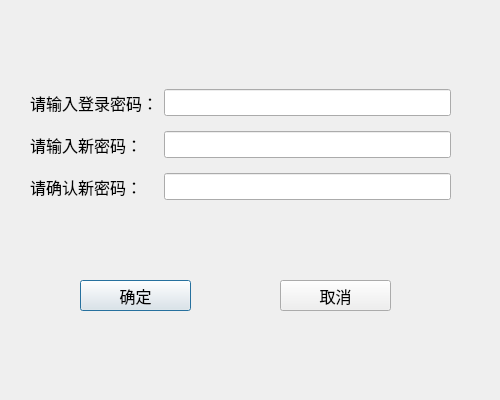
<?xml version="1.0" encoding="UTF-8"?>
<ui version="4.0">
 <class>pwdChangeDialog</class>
 <widget class="QDialog" name="pwdChangeDialog">
  <property name="geometry">
   <rect>
    <x>0</x>
    <y>0</y>
    <width>500</width>
    <height>400</height>
   </rect>
  </property>
  <property name="windowTitle">
   <string>修改密码</string>
  </property>
  <widget class="QWidget" name="gridLayoutWidget">
   <property name="geometry">
    <rect>
     <x>30</x>
     <y>80</y>
     <width>421</width>
     <height>131</height>
    </rect>
   </property>
   <layout class="QGridLayout" name="gridLayout">
    <item row="1" column="0">
     <widget class="QLabel" name="label_2">
      <property name="font">
       <font>
        <pointsize>12</pointsize>
       </font>
      </property>
      <property name="text">
       <string>请输入新密码：</string>
      </property>
     </widget>
    </item>
    <item row="2" column="1">
     <widget class="QLineEdit" name="newPwdCLineEdit">
      <property name="font">
       <font>
        <pointsize>12</pointsize>
       </font>
      </property>
      <property name="echoMode">
       <enum>QLineEdit::Password</enum>
      </property>
     </widget>
    </item>
    <item row="1" column="1">
     <widget class="QLineEdit" name="newPwdLineEdit">
      <property name="font">
       <font>
        <pointsize>12</pointsize>
       </font>
      </property>
      <property name="echoMode">
       <enum>QLineEdit::Password</enum>
      </property>
     </widget>
    </item>
    <item row="2" column="0">
     <widget class="QLabel" name="label_3">
      <property name="font">
       <font>
        <pointsize>12</pointsize>
       </font>
      </property>
      <property name="text">
       <string>请确认新密码：</string>
      </property>
     </widget>
    </item>
    <item row="0" column="1">
     <widget class="QLineEdit" name="oldPwdLineEdit">
      <property name="font">
       <font>
        <pointsize>12</pointsize>
       </font>
      </property>
      <property name="echoMode">
       <enum>QLineEdit::Password</enum>
      </property>
     </widget>
    </item>
    <item row="0" column="0">
     <widget class="QLabel" name="label">
      <property name="font">
       <font>
        <pointsize>12</pointsize>
       </font>
      </property>
      <property name="text">
       <string>请输入登录密码：</string>
      </property>
     </widget>
    </item>
   </layout>
  </widget>
  <widget class="QPushButton" name="OkPwdBtn">
   <property name="geometry">
    <rect>
     <x>80</x>
     <y>280</y>
     <width>111</width>
     <height>31</height>
    </rect>
   </property>
   <property name="font">
    <font>
     <pointsize>12</pointsize>
    </font>
   </property>
   <property name="text">
    <string>确定</string>
   </property>
  </widget>
  <widget class="QPushButton" name="CancelPwdBtn">
   <property name="geometry">
    <rect>
     <x>280</x>
     <y>280</y>
     <width>111</width>
     <height>31</height>
    </rect>
   </property>
   <property name="font">
    <font>
     <pointsize>12</pointsize>
    </font>
   </property>
   <property name="text">
    <string>取消</string>
   </property>
  </widget>
 </widget>
 <resources/>
 <connections/>
</ui>
